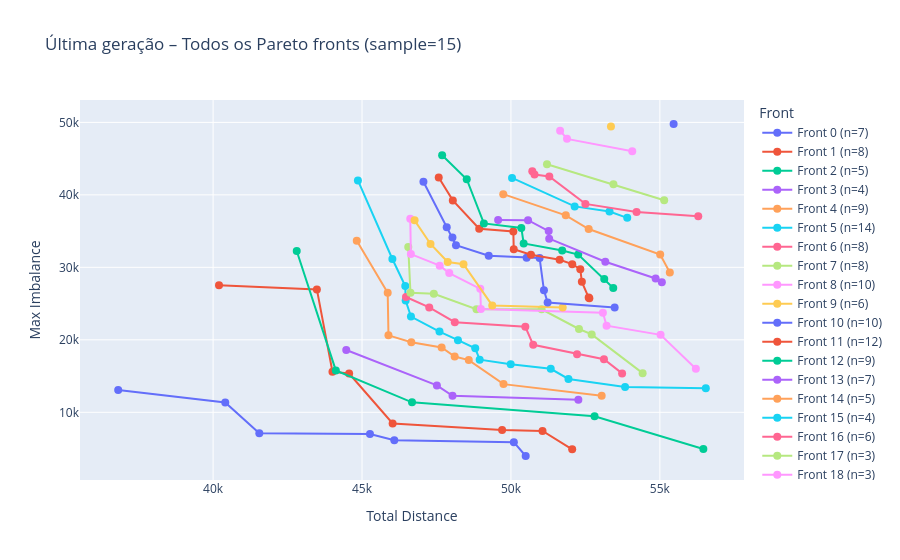

This figure's notebook cell:
### Code cell
plot_all_fronts(out, n_samples=15)

### Figure 1 — Plotly figure (JSON) as saved in the notebook; plotly's stock layout.template omitted (floating-point values rounded to 4 significant figures)
{"data": [{"line": {"width": 2}, "marker": {"size": 8}, "mode": "markers+lines", "name": "Front 0 (n=7)", "type": "scatter", "x": [36814, 40408, 41552, 45267, 46084, 50097, 50495], "y": [13064, 11345, 7119, 7012, 6146, 5884, 3972]}, {"line": {"width": 2}, "marker": {"size": 8}, "mode": "markers+lines", "name": "Front 1 (n=8)", "type": "scatter", "x": [40199, 43484, 44008, 44567, 46028, 49703, 51060, 52056], "y": [27546, 26954, 15599, 15351, 8459, 7555, 7434, 4888]}, {"line": {"width": 2}, "marker": {"size": 8}, "mode": "markers+lines", "name": "Front 2 (n=5)", "type": "scatter", "x": [42808, 44120, 46679, 52807, 56460], "y": [32252, 15785, 11375, 9464, 4948]}, {"line": {"width": 2}, "marker": {"size": 8}, "mode": "markers+lines", "name": "Front 3 (n=4)", "type": "scatter", "x": [44471, 47514, 48038, 52263], "y": [18599, 13710, 12268, 11742]}, {"line": {"width": 2}, "marker": {"size": 8}, "mode": "markers+lines", "name": "Front 4 (n=9)", "type": "scatter", "x": [44824, 45862, 45888, 46655, 47673, 48111, 48584, 49750, 53046], "y": [33658, 26495, 20615, 19660, 18956, 17690, 17200, 13889, 12299]}, {"line": {"width": 2}, "marker": {"size": 8}, "mode": "markers+lines", "name": "Front 5 (n=14)", "type": "scatter", "x": [44862, 46019, 46452, 46465, 46643, 47601, 48221, 48801, 48950, 49992, 51336, 51931, 53832, 56542], "y": [41986, 31155, 27419, 25413, 23213, 21141, 19956, 18824, 17264, 16641, 16006, 14597, 13489, 13323]}, {"line": {"width": 2}, "marker": {"size": 8}, "mode": "markers+lines", "name": "Front 6 (n=8)", "type": "scatter", "x": [46476, 47257, 48115, 50483, 50747, 52220, 53123, 53732], "y": [25904, 24466, 22437, 21803, 19306, 18025, 17313, 15371]}, {"line": {"width": 2}, "marker": {"size": 8}, "mode": "markers+lines", "name": "Front 7 (n=8)", "type": "scatter", "x": [46552, 46627, 47411, 48843, 51030, 52284, 52711, 54421], "y": [32796, 26478, 26345, 24222, 24201, 21493, 20751, 15399]}, {"line": {"width": 2}, "marker": {"size": 8}, "mode": "markers+lines", "name": "Front 8 (n=10)", "type": "scatter", "x": [46619, 46641, 47608, 47929, 48970, 48991, 53087, 53211, 55024, 56208], "y": [36687, 31824, 30230, 29211, 27047, 24254, 23751, 21943, 20688, 15999]}, {"line": {"width": 2}, "marker": {"size": 8}, "mode": "markers+lines", "name": "Front 9 (n=6)", "type": "scatter", "x": [46765, 47300, 47877, 48407, 49372, 51738], "y": [36480, 33222, 30737, 30442, 24748, 24451]}, {"line": {"width": 2}, "marker": {"size": 8}, "mode": "markers+lines", "name": "Front 10 (n=10)", "type": "scatter", "x": [47062, 47844, 48036, 48155, 49254, 50527, 50962, 51108, 51232, 53482], "y": [41814, 35536, 34129, 33051, 31594, 31332, 31283, 26829, 25148, 24466]}, {"line": {"width": 2}, "marker": {"size": 8}, "mode": "markers+lines", "name": "Front 11 (n=12)", "type": "scatter", "x": [47575, 48048, 48934, 50080, 50094, 50672, 51635, 52058, 52328, 52381, 52610, 52632], "y": [42403, 39238, 35323, 34959, 32503, 31747, 31052, 30439, 29740, 27996, 25830, 25744]}, {"line": {"width": 2}, "marker": {"size": 8}, "mode": "markers+lines", "name": "Front 12 (n=9)", "type": "scatter", "x": [47690, 48516, 49092, 50349, 50427, 51720, 52259, 53133, 53435], "y": [45472, 42153, 36061, 35437, 33289, 32313, 31761, 28383, 27139]}, {"line": {"width": 2}, "marker": {"size": 8}, "mode": "markers+lines", "name": "Front 13 (n=7)", "type": "scatter", "x": [49569, 50574, 51267, 51284, 53168, 54858, 55066], "y": [36533, 36504, 35010, 33961, 30769, 28462, 27935]}, {"line": {"width": 2}, "marker": {"size": 8}, "mode": "markers+lines", "name": "Front 14 (n=5)", "type": "scatter", "x": [49742, 51841, 52610, 55011, 55334], "y": [40097, 37170, 35282, 31756, 29277]}, {"line": {"width": 2}, "marker": {"size": 8}, "mode": "markers+lines", "name": "Front 15 (n=4)", "type": "scatter", "x": [50037, 52139, 53309, 53904], "y": [42343, 38410, 37709, 36829]}, {"line": {"width": 2}, "marker": {"size": 8}, "mode": "markers+lines", "name": "Front 16 (n=6)", "type": "scatter", "x": [50717, 50791, 51288, 52499, 54217, 56289], "y": [43263, 42802, 42540, 38756, 37628, 37042]}, {"line": {"width": 2}, "marker": {"size": 8}, "mode": "markers+lines", "name": "Front 17 (n=3)", "type": "scatter", "x": [51210, 53441, 55145], "y": [44231, 41450, 39254]}, {"line": {"width": 2}, "marker": {"size": 8}, "mode": "markers+lines", "name": "Front 18 (n=3)", "type": "scatter", "x": [51651, 51882, 54072], "y": [48851, 47724, 46016]}, {"line": {"width": 2}, "marker": {"size": 8}, "mode": "markers+lines", "name": "Front 19 (n=1)", "type": "scatter", "x": [53358], "y": [49423]}, {"line": {"width": 2}, "marker": {"size": 8}, "mode": "markers+lines", "name": "Front 20 (n=1)", "type": "scatter", "x": [55462], "y": [49776]}], "layout": {"legend": {"title": {"text": "Front"}}, "title": {"text": "Última geração – Todos os Pareto fronts (sample=15)"}, "xaxis": {"title": {"text": "Total Distance"}}, "yaxis": {"title": {"text": "Max Imbalance"}}}}
